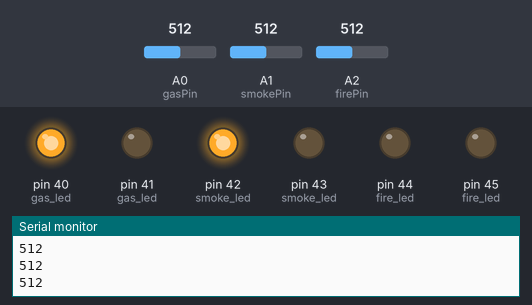
This sketch was run on a simulated Arduino Mega 2560, built with avr-gcc and run on an emulated ATmega2560. On the bench: output pins drawn as LEDs (lit = HIGH), the last lines printed to the serial monitor. Inputs (shaded band) come from the test bench; at power-on: A0 (gasPin) = 512, A2 (firePin) = 512, A1 (smokePin) = 512.

Above: at 1.2 s.
1.3 s: A0 (gasPin) set to 409
2.8 s: A0 (gasPin) set to 391
At 3.3 s:
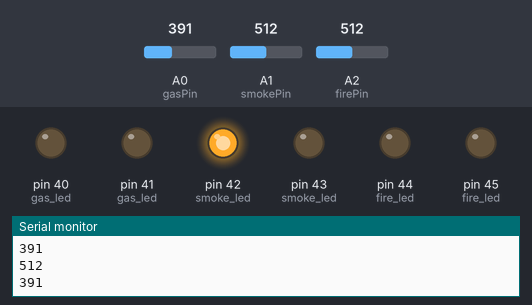
4.3 s: A2 (firePin) set to 210
5.8 s: A2 (firePin) set to 184
At 6.6 s:
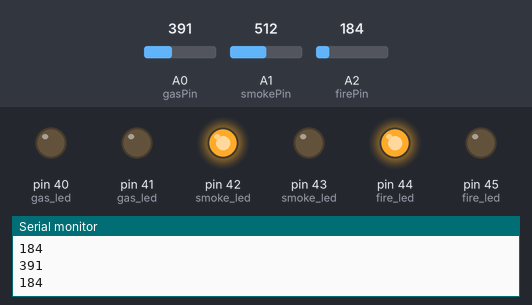
7.3 s: A1 (smokePin) set to 410
8.8 s: A1 (smokePin) set to 389
At 9.1 s:
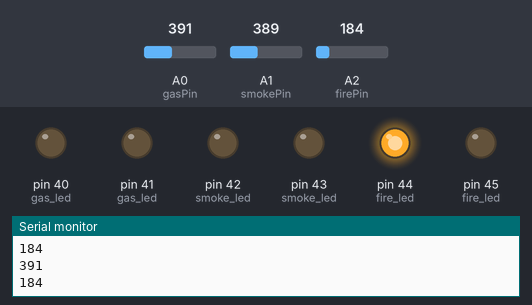
Timing chart, 0 to 11.3 s (numbered marks = the images above; inputs shaded):
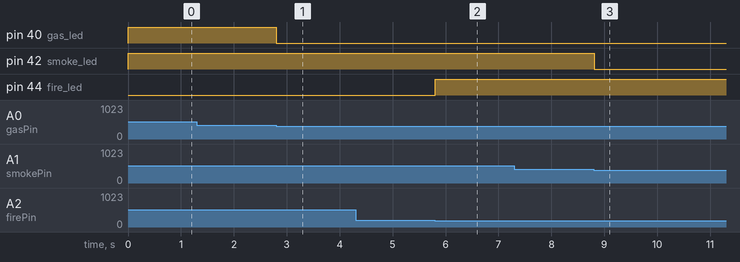

The sketch:

sketch_jul11a.ino
```cpp
//gas part
const int gasPin = A0;
int gasread=0;

//smoke part
const int smokePin = A1;
int smokeread=0;

//fire part
const int firePin = A2;
int fireread=0;
void setup() {
  // put your setup code here, to run once:
  pinMode(40, OUTPUT);                          //gas led
  pinMode(41, OUTPUT);                          //gas led
  pinMode(42, OUTPUT);                          //smoke led
  pinMode(43, OUTPUT);                          //smoke led
  pinMode(44, OUTPUT);                          //fire led
  pinMode(45, OUTPUT);                          //fire led
  Serial.begin(9600);
}

void loop() {
  //gas part
   gasread=analogRead(gasPin);
   if( gasread>400){
     digitalWrite(40 ,HIGH);
     digitalWrite(41 ,LOW);
     Serial.println(gasread);

   }
   else{
     digitalWrite(40 ,LOW);
     digitalWrite(41 ,LOW);
     Serial.println(gasread);
   }
   //smoke part
   smokeread=analogRead(smokePin);
   if( smokeread>400){
     digitalWrite(42 ,HIGH);
     digitalWrite(43 ,LOW);
     //Serial.println(smokeread);

   }
   else{
     digitalWrite(42 ,LOW);
     digitalWrite(43 ,LOW);
     //Serial.println(smokeread);
   }
   //fire part
   fireread=analogRead(firePin);
   if( fireread<200){
     digitalWrite(44 ,HIGH);
     digitalWrite(45 ,LOW);
     Serial.println(fireread);

   }
   else{
     digitalWrite(44 ,LOW);
     digitalWrite(45 ,LOW);
     Serial.println(fireread);
   }
}
```

Measured:
- the behaviour switches between 401 and 400 on A0 (gasPin) (found by bisection; images 0 and 1)
- the behaviour switches between 200 and 199 on A2 (firePin) (found by bisection; images 1 and 2)
- the behaviour switches between 401 and 400 on A1 (smokePin) (found by bisection; images 2 and 3)
- after the input at 2.8 s, pin 40 (gas_led): HIGH → LOW at once
- after the input at 5.8 s, pin 44 (fire_led): LOW → HIGH at once
- after the input at 8.8 s, pin 42 (smoke_led): HIGH → LOW at once
